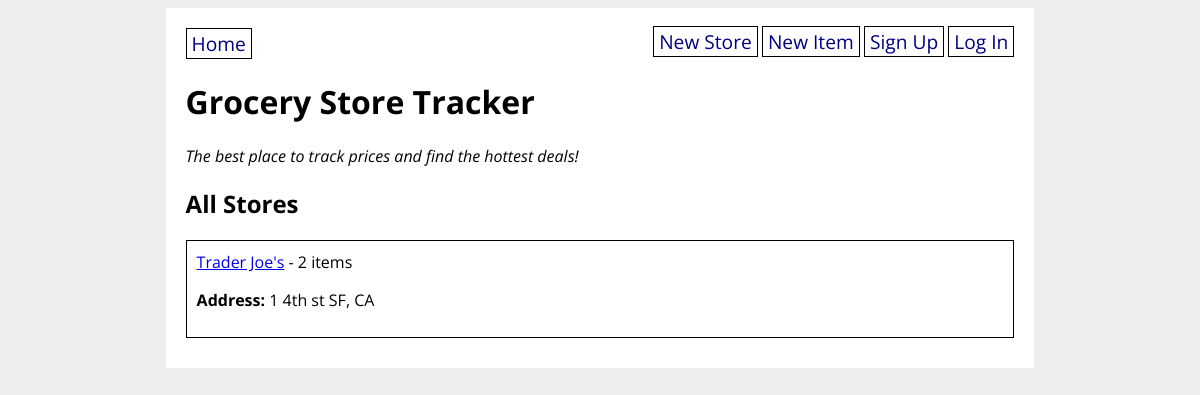
Before: / with the older database file.
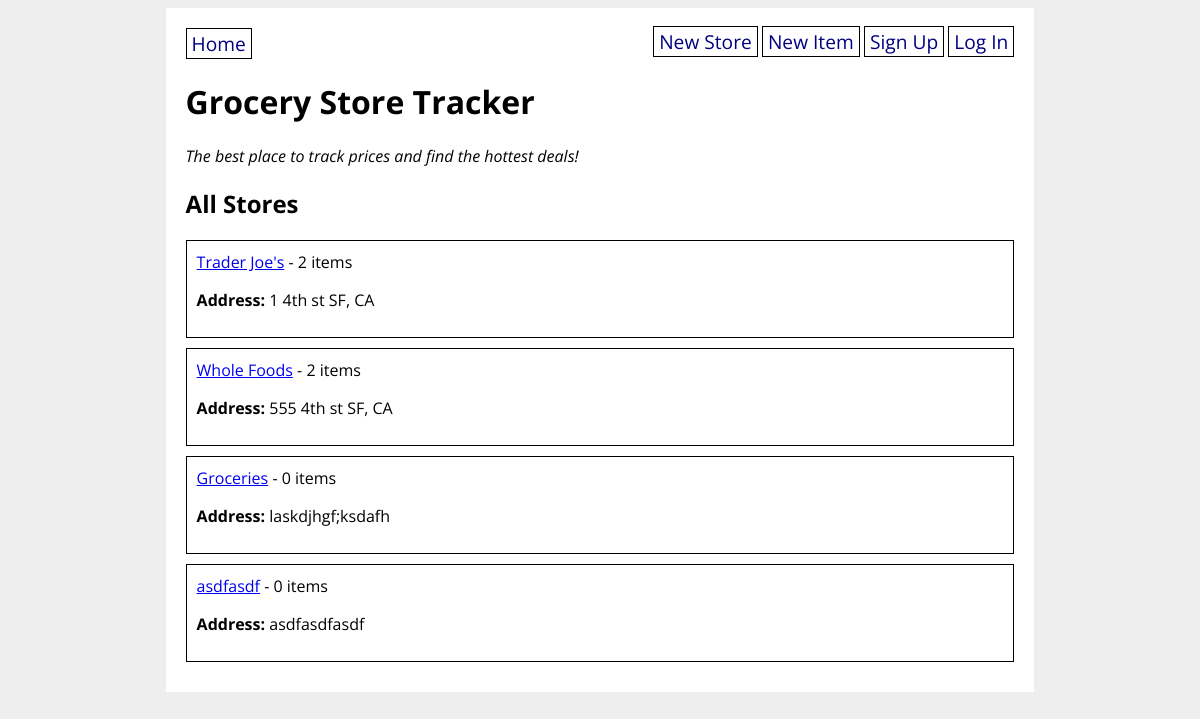
After: the same page with the newer database file.
### grocery_app/models.py (models this page shows)
class GroceryStore(db.Model):
    id = db.Column(db.Integer, primary_key=True)
    title = db.Column(db.String(80), nullable=False)
    address = db.Column(db.String(200), nullable=False)
    items = db.relationship('GroceryItem', back_populates='store')
    created_by_id = db.Column(db.Integer, db.ForeignKey('user.id'))
    created_by = db.relationship('User')

### grocery_app/routes.py (the view)
@main.route('/')
def homepage():
    all_stores = GroceryStore.query.all()
    print(all_stores)
    return render_template('home.html', all_stores=all_stores)

### grocery_app/templates/home.html
{% extends 'base.html' %}
{% block content %}
<h1>Grocery Store Tracker</h1>
<p><em>The best place to track prices and find the hottest deals!</em></p>
<h2>All Stores</h2>
{% for store in all_stores %}
<div class="store">
    <a href="/store/{{ store.id }}">{{ store.title }}</a> -
    {{ store.items|length }} items
    <p><strong>Address:</strong> {{ store.address }}</p>
</div>
{% endfor %}
{% endblock %}

### grocery_app/templates/base.html (shortened to what this page needs)
<!DOCTYPE html>
<html>
    <head>
        <link rel="stylesheet" href="/static/style.css">
    </head>
    <body>
        <div id="content">
            <nav>
                <a href="/">Home</a>
                <div>
                    <a href="/new_store">New Store</a>
                    <a href="/new_item">New Item</a>
                    {% if current_user.is_authenticated %}
                    <a href="/logout">Log Out</a>
                    <a href="/shopping_list">Shopping List</a>
                    {% else %}
                    <a href="/signup">Sign Up</a>
                    <a href="login">Log In</a>
                    {% endif %}
                </div>
            </nav>
            {% block content %}{% endblock %}
        </div>
    </body>
</html>

### grocery_app/static/style.css (style rules this page uses)
body { display: flex; flex-direction: column; align-items: center; background-color: #eee; font-family: 'Open Sans', sans-serif; }
#content { width: 70%; background-color: white; padding: 20px; }
nav { width: 100%; display: flex; flex-direction: row; justify-content: space-between; }
nav a { color: navy; text-decoration: none; border: 1px solid black; padding: 1px 5px; font-size: 1.2em; }
div.store { border: 1px solid black; padding: 10px; margin-bottom: 10px; }

Changed rows visible on the page:
added GroceryStore: title "Whole Foods", items|length "2", address "555 4th st SF, CA"
added GroceryStore: title "Groceries", items|length "0", address "laskdjhgf;ksdafh"
added GroceryStore: title "asdfasdf", items|length "0", address "asdfasdfasdf"
